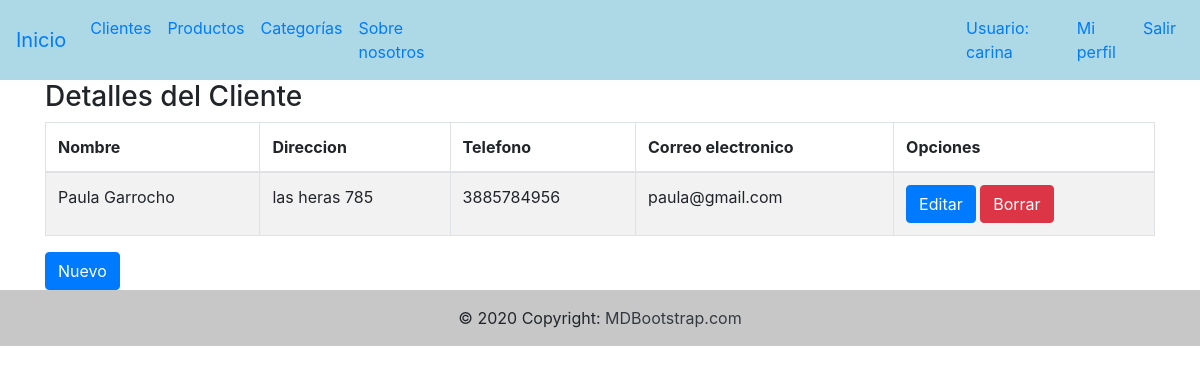
Page /cliente/detalle_cliente/1/ (signed in) on the committed database.
### cliente/models.py (models this page shows, shortened)
class Cliente(models.Model):
    nombre=models.CharField(max_length=50)
    direccion=models.CharField(max_length=50)
    telefono=models.CharField(max_length=15)
    email=models.EmailField()
    class Meta:
        verbose_name="Cliente"
        verbose_name_plural="Clientes"

### cliente/views.py (the view)
# urls.py: path('detalle_cliente/<int:pk>/', Detalle_cliente.as_view(), name='detalle_cliente'),
class Detalle_cliente(LoginRequiredMixin,DetailView):
    model = Cliente
    template_name = 'cliente/detalle_cliente.html'

### templates/cliente/detalle_cliente.html (shortened to what this page needs)
{% extends 'base.html' %}
{% block contenido  %}
<div class="container">
    <h3>Detalles del Cliente</h3>
    <table id="example" class="table table-striped table-bordered" style="width:100%">
        <thead>
            <tr>
                <th>Nombre</th>
                <th>Direccion</th>
                <th>Telefono</th>
                <th>Correo electronico</th>
                <th>Opciones</th>
            </tr>
        </thead>
        <tbody>
            <tr>
                <td>{{object.nombre}}</td>
                <td>{{object.direccion}}</td>
                <td>{{object.telefono}}</td>
                <td>{{object.email}}</td>
                <td><a href="/cliente/editar_cliente/{{cliente.id}}" class="btn btn-primary">Editar</a>
                    <a href="/cliente/borrar_cliente/{{cliente.id}}/" class="btn btn-danger">Borrar</a></td>
            </tr>
        </tbody>
    </table>
</div>
<div class="container">
    <a href="/cliente/nuevo_cliente/" class="btn btn-primary">Nuevo</a>
</div>
{% endblock %}

### templates/base.html (shortened to what this page needs)
<!DOCTYPE html>
<html lang="en">
<head>
    <link rel="stylesheet" href="https://cdn.jsdelivr.net/npm/bootstrap@4.6.1/dist/css/bootstrap.min.css"
>
</head>
<body>
    <nav class="navbar navbar-expand-lg navbar " style="background: lightblue;">
        <a class="navbar-brand" href="/">Inicio</a>
        <div class="collapse navbar-collapse" id="navbarSupportedContent">
            <ul class="navbar-nav mr-auto">
                <li class="nav-item active">
                    <a class="nav-link" href="/cliente/lista_clientes/">Clientes </a>
                </li>
                <li class="nav-item">
                    <a class="nav-link" href="/producto/lista_productos/">Productos</a>
                </li>
                <li class="nav-item">
                    <a class="nav-link" href="/categoria/categoria/">Categorías</a>
                </li>
                <li class="nav-item">
                    <a class="nav-link" href="/nosotros/">Sobre nosotros</a>
                </li>
                {% if request.user.is_superuser %}
                <li class="nav-item" style="margin-right: 30rem">
                    <a class="nav-link" href="/usuario/lista_usuarios/">Usuarios</a>
                </li>
                {% else %}
                <li class="nav-item" style="margin-right: 30rem">
                    <a class="nav-link" ></a>
                </li>
                {% endif %}
                {% if request.user.is_authenticated %}
                <li class="nav-item" >
                    <a class="nav-link">Usuario: {{user.username}}</a>
               </li>
                {% if request.user.perfil.id %}
                <li class="nav-item">
                     <a class="nav-link" href="/usuario/detalle_usuario/{{request.user.perfil.id}}">Mi perfil</a>
                </li>
                {% endif %}
                <li class="nav-item active">
                    <a class="nav-link" href="/usuario/salir/">Salir</a>
                </li>
                {% endif %}
            </ul>
        </div>
    </nav>
    {% block contenido %}
    {% endblock %}
    <footer class="bg-light text-center text-lg-start">
        <div class="text-center p-3" style="background-color: rgba(0, 0, 0, 0.2);">
            © 2020 Copyright:
            <a class="text-dark" href="https://mdbootstrap.com/">MDBootstrap.com</a>
        </div>
    </footer>
</body>
</html>

### rows in the picture
Cliente: nombre "Paula Garrocho", direccion "las heras 785", telefono "3885784956", email "paula@gmail.com"

### other values in the picture
{{ user.username }} "carina"
